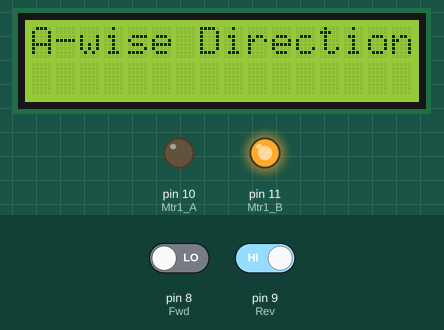
This sketch was run on a simulated Arduino Uno, built with avr-gcc and run on an emulated ATmega328P. Parts: 16×2 character LCD, output pins drawn as LEDs (lit = HIGH). The test bench sets the inputs (shaded band); at power-on: pin 8 (Fwd) LOW, pin 9 (Rev) HIGH.

Above: at 2.2 s.
2.3 s: pin 8 (Fwd) driven HIGH
At 3.0 s:
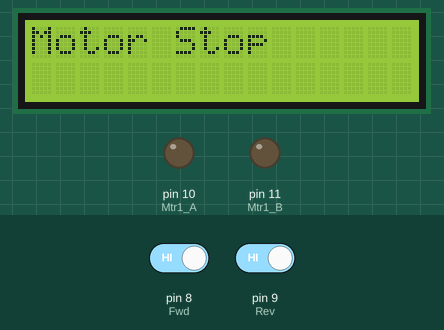
3.8 s: pin 9 (Rev) driven LOW
At 4.2 s:
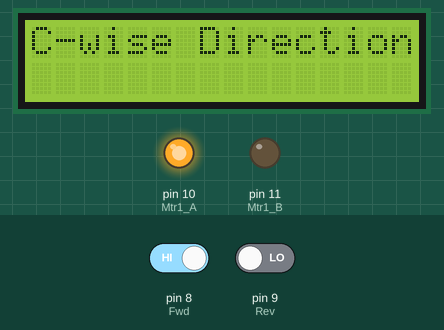
5.3 s: pin 9 (Rev) driven HIGH
At 6.5 s:
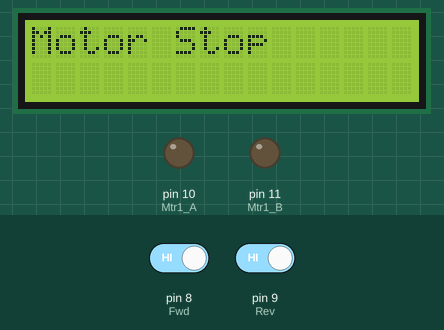
6.8 s: pin 8 (Fwd) driven LOW
At 7.7 s:
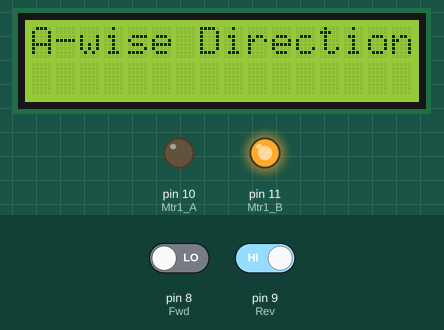
Timing chart, 0 to 9.3 s (numbered marks = the images above; inputs shaded):
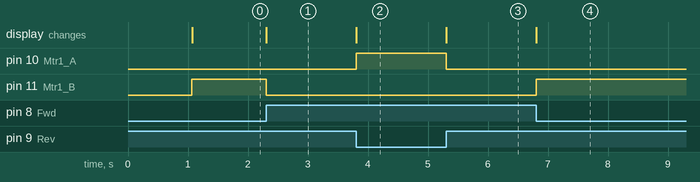

The sketch:

LCD_2ChannelRelay_1Motor.ino
```cpp
#include <LiquidCrystal.h>
const int rs = 2, en = 3, d4 = 4, d5 = 5, d6 = 6, d7 = 7;
LiquidCrystal lcd(rs, en, d4, d5, d6, d7);
int Fwd = 8;
int Rev = 9;
int Mtr1_A = 10;
int Mtr1_B = 11;

void setup()
{
    pinMode(Fwd, INPUT);
    pinMode(Rev, INPUT);
    pinMode(Mtr1_A, OUTPUT);
    pinMode(Mtr1_B, OUTPUT);
    lcd.begin(16,2);
    lcd.print("Hello Ken");
    delay(1000);
    lcd.clear();
}

void loop()
{
   if(digitalRead(Fwd) == HIGH && digitalRead(Rev) == LOW)
   {
     digitalWrite(Mtr1_A, HIGH);
     digitalWrite(Mtr1_B,LOW);
     lcd.setCursor(0,0);
     lcd.print("C-wise Direction");
   }

   else if(digitalRead(Rev)==HIGH && digitalRead(Fwd) ==LOW)
   {
     digitalWrite(Mtr1_A, LOW);
     digitalWrite(Mtr1_B, HIGH);
     lcd.setCursor(0,0);
     lcd.print("A-wise Direction");
   }

   else if(digitalRead(Rev)==LOW && digitalRead(Fwd) == LOW || digitalRead(Rev) ==HIGH && digitalRead(Fwd) == HIGH)
   {
     digitalWrite(Mtr1_A, LOW);
     digitalWrite(Mtr1_B, LOW);
     lcd.setCursor(0,0);
     lcd.print("Motor Stop      ");
   }
}
```

Measured:
- after the input at 2.3 s, pin 11 (Mtr1_B): HIGH → LOW at once; the display: changes at once (image 1)
- after the input at 3.8 s, pin 10 (Mtr1_A): LOW → HIGH at once; the display: changes at once (image 2)
- after the input at 5.3 s, pin 10 (Mtr1_A): HIGH → LOW at once; the display: changes at once (image 3)
- after the input at 6.8 s, pin 11 (Mtr1_B): LOW → HIGH at once; the display: changes at once (image 4)
